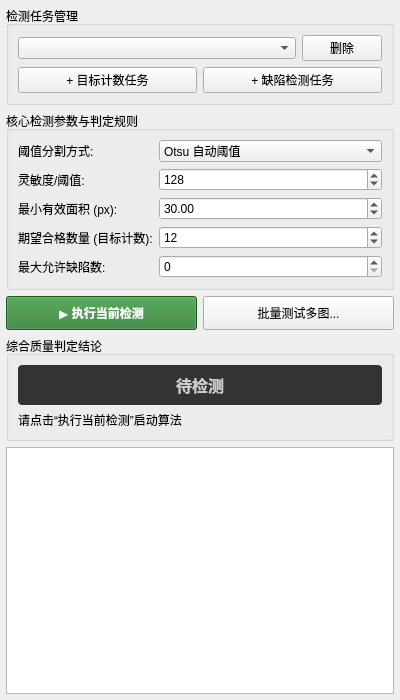
<?xml version="1.0" encoding="UTF-8"?>
<ui version="4.0">
 <class>DetectionPanelWidget</class>
 <widget class="QWidget" name="DetectionPanelWidget">
  <property name="geometry">
   <rect>
    <x>0</x>
    <y>0</y>
    <width>400</width>
    <height>700</height>
   </rect>
  </property>
  <layout class="QVBoxLayout" name="mainLayout">
   <property name="spacing">
    <number>6</number>
   </property>
   <property name="leftMargin">
    <number>6</number>
   </property>
   <property name="topMargin">
    <number>6</number>
   </property>
   <property name="rightMargin">
    <number>6</number>
   </property>
   <property name="bottomMargin">
    <number>6</number>
   </property>
   <item>
    <widget class="QGroupBox" name="grpTaskSelect">
     <property name="title">
      <string>检测任务管理</string>
     </property>
     <layout class="QVBoxLayout" name="vboxTaskSelect">
      <item>
       <layout class="QHBoxLayout" name="hboxTaskSelect">
        <item>
         <widget class="QComboBox" name="cbTasks">
          <property name="sizePolicy">
           <sizepolicy hsizetype="Expanding" vsizetype="Fixed">
            <horstretch>0</horstretch>
            <verstretch>0</verstretch>
           </sizepolicy>
          </property>
         </widget>
        </item>
        <item>
         <widget class="QPushButton" name="btnDeleteTask">
          <property name="text">
           <string>删除</string>
          </property>
         </widget>
        </item>
       </layout>
      </item>
      <item>
       <layout class="QHBoxLayout" name="hboxNewTasks">
        <item>
         <widget class="QPushButton" name="btnNewCountTask">
          <property name="text">
           <string>+ 目标计数任务</string>
          </property>
         </widget>
        </item>
        <item>
         <widget class="QPushButton" name="btnNewDefectTask">
          <property name="text">
           <string>+ 缺陷检测任务</string>
          </property>
         </widget>
        </item>
       </layout>
      </item>
     </layout>
    </widget>
   </item>
   <item>
    <widget class="QGroupBox" name="grpParams">
     <property name="title">
      <string>核心检测参数与判定规则</string>
     </property>
     <layout class="QFormLayout" name="formParams">
      <item row="0" column="0">
       <widget class="QLabel" name="lblParam1">
        <property name="text">
         <string>阈值分割方式:</string>
        </property>
       </widget>
      </item>
      <item row="0" column="1">
       <widget class="QComboBox" name="cbThreshMethod">
        <item>
         <property name="text">
          <string>Otsu 自动阈值</string>
         </property>
        </item>
        <item>
         <property name="text">
          <string>Adaptive 自适应</string>
         </property>
        </item>
        <item>
         <property name="text">
          <string>Manual 固定阈值</string>
         </property>
        </item>
       </widget>
      </item>
      <item row="1" column="0">
       <widget class="QLabel" name="lblParam2">
        <property name="text">
         <string>灵敏度/阈值:</string>
        </property>
       </widget>
      </item>
      <item row="1" column="1">
       <widget class="QSpinBox" name="sbThreshold">
        <property name="maximum">
         <number>255</number>
        </property>
        <property name="value">
         <number>128</number>
        </property>
       </widget>
      </item>
      <item row="2" column="0">
       <widget class="QLabel" name="lblParam3">
        <property name="text">
         <string>最小有效面积 (px):</string>
        </property>
       </widget>
      </item>
      <item row="2" column="1">
       <widget class="QDoubleSpinBox" name="sbMinArea">
        <property name="maximum">
         <double>999999.0</double>
        </property>
        <property name="value">
         <double>30.0</double>
        </property>
       </widget>
      </item>
      <item row="3" column="0">
       <widget class="QLabel" name="lblParam4">
        <property name="text">
         <string>期望合格数量 (目标计数):</string>
        </property>
       </widget>
      </item>
      <item row="3" column="1">
       <widget class="QSpinBox" name="sbExpectedCount">
        <property name="maximum">
         <number>9999</number>
        </property>
        <property name="value">
         <number>12</number>
        </property>
       </widget>
      </item>
      <item row="4" column="0">
       <widget class="QLabel" name="lblParam5">
        <property name="text">
         <string>最大允许缺陷数:</string>
        </property>
       </widget>
      </item>
      <item row="4" column="1">
       <widget class="QSpinBox" name="sbMaxDefects">
        <property name="maximum">
         <number>999</number>
        </property>
        <property name="value">
         <number>0</number>
        </property>
       </widget>
      </item>
     </layout>
    </widget>
   </item>
   <item>
    <layout class="QHBoxLayout" name="hboxActions">
     <item>
      <widget class="QPushButton" name="btnRun">
       <property name="minimumSize">
        <size>
         <width>0</width>
         <height>34</height>
        </size>
       </property>
       <property name="styleSheet">
        <string notr="true">font-weight: bold; background-color: #2e7d32; color: white;</string>
       </property>
       <property name="text">
        <string>▶ 执行当前检测</string>
       </property>
      </widget>
     </item>
     <item>
      <widget class="QPushButton" name="btnBatchTest">
       <property name="minimumSize">
        <size>
         <width>0</width>
         <height>34</height>
        </size>
       </property>
       <property name="text">
        <string>批量测试多图...</string>
       </property>
      </widget>
     </item>
    </layout>
   </item>
   <item>
    <widget class="QGroupBox" name="grpVerdict">
     <property name="title">
      <string>综合质量判定结论</string>
     </property>
     <layout class="QVBoxLayout" name="vboxVerdict">
      <item>
       <widget class="QLabel" name="lblVerdict">
        <property name="minimumSize">
         <size>
          <width>0</width>
          <height>40</height>
         </size>
        </property>
        <property name="styleSheet">
         <string notr="true">font-size: 16px; font-weight: bold; padding: 6px; border-radius: 4px; background-color: #333333; color: #cccccc;</string>
        </property>
        <property name="text">
         <string>待检测</string>
        </property>
        <property name="alignment">
         <set>Qt::AlignCenter</set>
        </property>
       </widget>
      </item>
      <item>
       <widget class="QLabel" name="lblVerdictReasons">
        <property name="text">
         <string>请点击“执行当前检测”启动算法</string>
        </property>
        <property name="wordWrap">
         <bool>true</bool>
        </property>
       </widget>
      </item>
     </layout>
    </widget>
   </item>
   <item>
    <widget class="QTableWidget" name="tableResults">
     <property name="editTriggers">
      <set>QAbstractItemView::NoEditTriggers</set>
     </property>
     <property name="selectionBehavior">
      <enum>QAbstractItemView::SelectRows</enum>
     </property>
    </widget>
   </item>
  </layout>
 </widget>
 <resources/>
 <connections/>
</ui>
